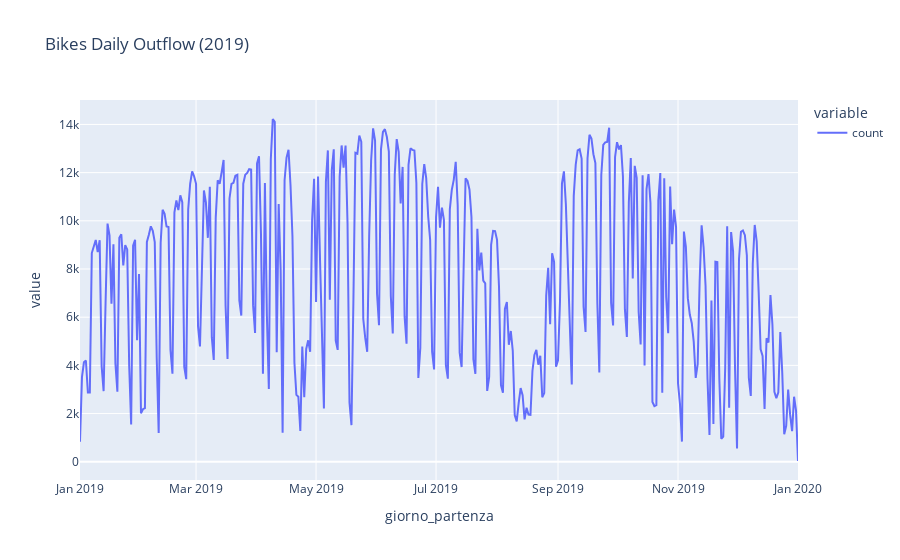

The code cell stored with this chart in its notebook:
### Markdown cell above
The data does not have `NA` values, either.

### Code cell
daily_outflow.plot(
    title="Bikes Daily Outflow (2019)"
)

### Figure 1 — Plotly figure (JSON) as saved in the notebook; plotly's stock layout.template omitted (floating-point values rounded to 4 significant figures; data arrays with more than 128 entries replaced by an {"elided": "..."} marker saying what was removed)
{"data": [{"hovertemplate": "variable=count<br>giorno_partenza=%{x}<br>value=%{y}<extra></extra>", "legendgroup": "count", "line": {"color": "#636efa", "dash": "solid"}, "mode": "lines", "name": "count", "orientation": "v", "showlegend": true, "type": "scatter", "x": {"elided": "366 str values"}, "xaxis": "x", "y": {"elided": "366 int values"}, "yaxis": "y"}], "layout": {"legend": {"title": {"text": "variable"}, "tracegroupgap": 0}, "title": {"text": "Bikes Daily Outflow (2019)"}, "xaxis": {"anchor": "y", "domain": [0, 1], "title": {"text": "giorno_partenza"}}, "yaxis": {"anchor": "x", "domain": [0, 1], "title": {"text": "value"}}}}
